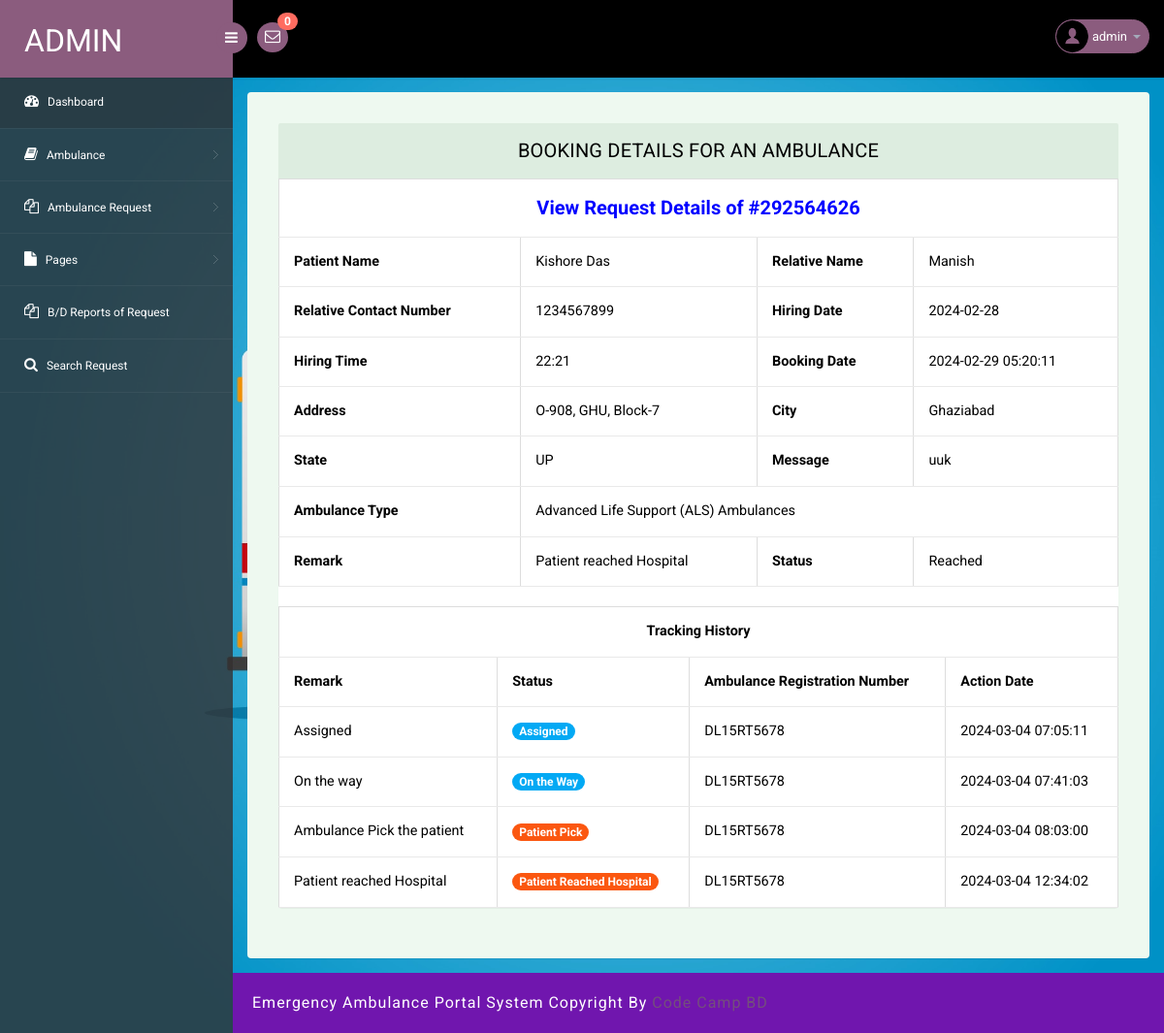
Page /admin/booking-details.php?id=1&&bookingnum=292564626 (signed in) on the committed database.
### tables this page shows
CREATE TABLE `tblambulancehiring` (
  `ID` int(11) NOT NULL,
  `BookingNumber` int(10) DEFAULT NULL,
  `PatientName` varchar(250) DEFAULT NULL,
  `RelativeName` varchar(250) DEFAULT NULL,
  `RelativeConNum` bigint(11) DEFAULT NULL,
  `HiringDate` varchar(250) DEFAULT NULL,
  `HiringTime` varchar(250) DEFAULT NULL,
  `AmbulanceType` int(5) DEFAULT NULL,
  `Address` mediumtext DEFAULT NULL,
  `City` mediumtext DEFAULT NULL,
  `State` mediumtext DEFAULT NULL,
  `Message` longtext DEFAULT NULL,
  `BookingDate` timestamp NULL DEFAULT current_timestamp(),
  `Remark` varchar(250) DEFAULT NULL,
  `Status` varchar(250) DEFAULT NULL,
  `AmbulanceRegNo` varchar(250) DEFAULT NULL,
  `UpdationDate` timestamp NULL DEFAULT NULL ON UPDATE current_timestamp()
);

CREATE TABLE `tbltrackinghistory` (
  `ID` int(10) NOT NULL,
  `BookingNumber` int(10) DEFAULT NULL,
  `AmbulanceRegNum` varchar(250) DEFAULT NULL,
  `Remark` varchar(250) DEFAULT NULL,
  `Status` varchar(250) DEFAULT NULL,
  `UpdationDate` timestamp NULL DEFAULT current_timestamp()
);

### admin/booking-details.php (the view, shortened to what this page needs)
<?php
include('includes/dbconnection.php');
if (strlen($_SESSION['eahpaid']==0)) {
  header('location:logout.php');
  } else{
?>
<!DOCTYPE html>
<head>
<link rel="stylesheet" href="css/bootstrap.min.css" >
<link href="css/style.css" rel='stylesheet' type='text/css' />
<link href="css/style-responsive.css" rel="stylesheet"/>
<link rel="stylesheet" href="css/font.css" type="text/css"/>
<link href="css/font-awesome.css" rel="stylesheet">
</head>
<body>
<section id="container">
<?php include_once('includes/header.php');?>
<?php include_once('includes/sidebar.php');?>
<section id="main-content">
  <section class="wrapper">
    <div class="table-agile-info">
 <div class="panel panel-default">
    <div class="panel-heading">
 Booking Details for an Ambulance
    </div>
    <div>
<?php
$id = $_GET['id'];
$ret = mysqli_query($con, "SELECT * FROM tblambulancehiring WHERE ID = '$id'");
while ($row = mysqli_fetch_array($ret)) {
?>
<table border="1" class="table table-bordered mg-b-0">
    <tr align="center">
        <th colspan="6" style="font-size:20px;color:blue;text-align: center;">
            View Request Details of #<?php echo $row['BookingNumber']; ?></th>
    </tr>
    <tr>
        <th>Patient Name</th>
        <td><?php echo $row['PatientName']; ?></td>
        <th>Relative Name</th>
        <td><?php echo $row['RelativeName']; ?></td>
    </tr>
    <tr>
    <th>Relative Contact Number</th>
    <td><?php  echo $row['RelativeConNum'];?></td>
    <th>Hiring Date</th>
    <td><?php  echo $row['HiringDate'];?></td>
  </tr>
  <tr>
    <th>Hiring Time</th>
    <td><?php  echo $row['HiringTime'];?></td>
     <th>Booking Date</th>
     <td><?php  echo $row['BookingDate'];?></td>
     <tr>
        <tr>
    <th>Address</th>
    <td><?php  echo $row['Address'];?></td>
    <th>City</th>
    <td><?php  echo $row['City'];?></td>
  </tr>
   <tr>
    <th>State</th>
    <td><?php  echo $row['State'];?></td>
    <th>Message</th>
    <td><?php  echo $row['Message'];?></td>
  </tr>
    <?php
    $atype = $row['AmbulanceType'];
    $ambulanceTypeText = "";
    switch ($atype) {
        case "2":
            $ambulanceTypeText = "Advanced Life Support (ALS) Ambulances";
            break;
    }
    ?>
    <tr>
        <th>Ambulance Type</th>
        <td colspan="3"><?php echo $ambulanceTypeText; ?></td>
    </tr>
    <?php if ($row['Remark'] != ''): ?>
    <tr>
        <th>Remark</th>
        <td><?php echo $row['Remark']; ?></td>
        <?php if ($row['Status'] != ''): ?>
        <th>Status</th>
        <td><?php echo $row['Status']; ?></td>
        <?php endif; ?>
    </tr>
    <?php endif; ?>
</table>
<?php
}
?>
<?php
  $bookingnum=$_GET['bookingnum'];
$query1=mysqli_query($con,"SELECT Remark,Status,UpdationDate,BookingNumber,AmbulanceRegNum FROM tbltrackinghistory
    where BookingNumber='$bookingnum'");
$count=mysqli_num_rows($query1);
if($count>0){
     ?>
 <div class="col-12">
        <table class="table table-bordered" border="1" width="100%">
                                        <tr>
                                            <th colspan="6" style="text-align:center;">Tracking History</th>
                                        </tr>
                                        <tr>
                                            <th>Remark</th>
                                            <th>Status</th>
                                            <th>Ambulance Registration Number </th>
                                            <th>Action Date</th>
                                        </tr>
<?php
while($row1=mysqli_fetch_array($query1))
{
?>
<tr>
<td><?php echo htmlentities($row1['Remark']);?></td>
                 <td> <?php   $pstatus=$row1['Status'];
                 if($pstatus==""){ ?>
<span class="badge badge-info">New</span>
 <?php } elseif($pstatus=="Assigned"){ ?>
<span  class="badge badge-primary">Assigned</span>
 <?php } elseif($pstatus=="On the way"){ ?>
<span class="badge badge-primary">On the Way</span>
 <?php } elseif($pstatus=="Pickup"){ ?>
<span class="badge badge-success">Patient Pick</span>
 <?php } elseif($pstatus=="Reached"){ ?>
<span class="badge badge-success">Patient Reached Hospital</span>
 <?php } elseif($pstatus=="Rejected"){ ?>
<span class="badge badge-success">Rejected</span>
<?php } ?>
</td>
<td><?php echo htmlentities($row1['AmbulanceRegNum']);?></td>
<td><?php echo htmlentities($row1['UpdationDate']);?></td>
</tr>
<?php } ?>
</table></div>
<?php } ?>
    </div>
  </div>
</div>
</section>
     <?php include_once('includes/footer.php');?>
</section>
</section>
</body>
</html>
<?php }  ?>

### admin/includes/header.php (shortened to what this page needs)
<?php
include('includes/dbconnection.php');
?>
<header class="header fixed-top clearfix">
<div class="brand">
    <a href="dashboard.php" class="logo">
        Admin
    </a>
    <div class="sidebar-toggle-box">
        <div class="fa fa-bars"></div>
    </div>
</div>
<div class="nav notify-row" id="top_menu">
    <ul class="nav top-menu">
<?php
$ret1=mysqli_query($con,"select * from tblambulancehiring
 where   (tblambulancehiring.Status is null || tblambulancehiring.Status='')");
$num=mysqli_num_rows($ret1);
?>
        <li id="header_inbox_bar" class="dropdown">
            <a data-toggle="dropdown" class="dropdown-toggle" href="#">
                <i class="fa fa-envelope-o"></i>
                <span class="badge bg-important"><?php echo $num;?></span>
            </a>
        </li>
    </ul>
</div>
<div class="top-nav clearfix">
    <ul class="nav pull-right top-menu">
        <li class="dropdown">
            <a data-toggle="dropdown" class="dropdown-toggle" href="#">
                <?php
$adid=$_SESSION['eahpaid'];
$ret=mysqli_query($con,"select AdminName from tbladmin where ID='$adid'");
$row=mysqli_fetch_array($ret);
$name=$row['AdminName'];
?>
                <img alt="" src="images/2.png">
                <span class="username"><?php echo $name; ?></span>
                <b class="caret"></b>
            </a>
        </li>
    </ul>
</div>
</header>

### admin/css/style.css (style rules this page uses)
ul, ol { margin: 0; }
html, body { font-family: 'Roboto', sans-serif; font-size: 100%; overflow-x: hidden; background: url(../images/bg.jpg) no-repeat 0px 0px; background-size:cover; }
body a { transition: 0.5s all ease; -webkit-transition: 0.5s all ease; -moz-transition: 0.5s all ease; -o-transition: 0.5s all ease; -ms-transition: 0.5s all ease; text-decoration:none; }
ul,label { margin:0; padding:0; }
#main-content { margin-left:240px; -webkit-transition:all .3s ease-in-out; -moz-transition:all .3s ease-in-out; -o-transition:all .3s ease-in-out; transition:all .3s ease-in-out; }
.header { left:0; right:0; z-index:1002; background:#000; -webkit-transition:all .3s ease-in-out; -moz-transition:all .3s ease-in-out; -o-transition:all .3s ease-in-out; transition:all .3s ease-in-out; }
.fixed-top { position:fixed; box-shadow:1px 0 3px rgba(0,0,0,.15); }
.wrapper { display:inline-block; margin-top:80px; padding:15px; width:100%; }
.brand { background:#8b5c7e; float:left; width:240px; height:80px; position:relative; }
a.logo { font-size:32px; color:#fff; float:left; margin:20px 0 0 25px; text-transform:uppercase; }
#top_menu .nav>li,ul.top-menu>li { float:left; }
.notify-row { float:left; margin-top:23px; margin-left:25px; }
ul.top-menu { margin-right:15px; margin-top: 0; }
ul.top-menu > li > a { color: #fff; font-size: 16px; background: #8b5c7e; padding: 4px 8px; margin-right: 15px; border-radius: 50%; -webkit-border-radius: 50%; padding-right: 8px !important; }
.notify-row .badge { position:absolute; right:-10px; top:-10px; z-index:100; }
.top-nav { margin-top:20px; }
.top-nav img { border-radius:50%; -webkit-border-radius:50%; width:33px; }
.top-nav .username { font-size:13px; color:#fff; }
.top-nav ul.top-menu>li>a { border-radius: 100px; -webkit-border-radius: 100px; padding: 0px; background: none; margin-right: 0; border: 1px solid #8b5c7e; background: #8b5c7e; }
.top-nav ul.top-menu>li { margin-left:10px; }
.top-nav .nav .caret { border-bottom-color:#A4AABA; border-top-color:#A4AABA; }
.sidebar-toggle-box { float:left; margin-top:23px; margin-left:-15px; background:#8b5c7e; border-radius:50%; -webkit-border-radius:50%; width:32px; height:32px; position:absolute; right:-15px; }
.sidebar-toggle-box .fa-bars { cursor:pointer; display:inline-block; font-size:15px; padding:8px 8px 8px 9px; color:#fff; }
.panel-heading { position: relative; height: 57px; line-height: 57px; letter-spacing: 0.2px; color: #000; font-size: 18px; font-weight: 400; padding: 0 16px; background:#ddede0; border-top-right-radius: 2px; border-top-left-radius: 2px; text-transform: uppercase; text-align: center; }
.panel { border: none ! important; }
.table>tbody>tr>td, .table>tbody>tr>th, .table>tfoot>tr>td, .table>tfoot>tr>th, .table>thead>tr>td, .table>thead>tr>th { border-bottom: 1px solid #e9e9e9 ! important; }
.table > thead > tr > th, .table > tbody > tr > th, .table > tfoot > tr > th, .table > thead > tr > td, .table > tbody > tr > td, .table > tfoot > tr > td { border-top: none !important; }
.badge-primary { background-color: #03a9f4; }
.badge-success { background-color: #fb5710; }
.table td, .table>tbody>tr>td, .table>tbody>tr>th, .table>tfoot>tr>td, .table>tfoot>tr>th, .table>thead>tr>td, .table>thead>tr>th { padding: 15px!important; }
.table > thead > tr > th, .table > tbody > tr > th, .table > tfoot > tr > th, .table > thead > tr > td, .table > tbody > tr > td, .table > tfoot > tr > td { font-size: 0.9em; color: #000; border-top: none !important; }
.table-agile-info { background: #eef9f0; padding: 2em; border-radius: 4px; -webkit-box-shadow: 0 1px 1px rgba(0,0,0,.05); box-shadow: 0 1px 1px rgba(0,0,0,.05); }
.panel-default>.panel-heading { color: #000000 ! important; background-color: #ddede0 ! important; border-color: #ddede0 ! important; font-size: 20px; }
.badge.bg-important { background: #ff6c60; }

### rows in the picture
tblambulancehiring: BookingNumber "292564626", PatientName "Kishore Das", RelativeName "Manish", RelativeConNum "1234567899", HiringDate "2024-02-28", HiringTime "22:21", BookingDate "2024-02-29 05:20:11", Address "O-908, GHU, Block-7", City "Ghaziabad", State "UP", Message "uuk", AmbulanceType "Advanced Life Support (ALS) Ambulances", Remark "Patient reached Hospital", Status "Reached"
tbltrackinghistory: Remark "Assigned", Status "Assigned", AmbulanceRegNum "DL15RT5678", UpdationDate "2024-03-04 07:05:11"
tbltrackinghistory: Remark "On the way", Status "On the Way", AmbulanceRegNum "DL15RT5678", UpdationDate "2024-03-04 07:41:03"
tbltrackinghistory: Remark "Ambulance Pick the patient", Status "Patient Pick", AmbulanceRegNum "DL15RT5678", UpdationDate "2024-03-04 08:03:00"
tbltrackinghistory: Remark "Patient reached Hospital", Status "Patient Reached Hospital", AmbulanceRegNum "DL15RT5678", UpdationDate "2024-03-04 12:34:02"

### other values in the picture
$num "0"
$name "admin"
